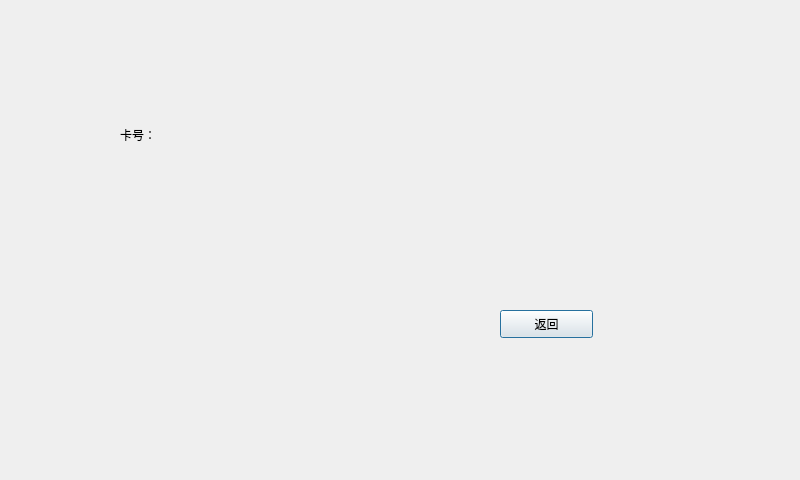
<?xml version="1.0" encoding="UTF-8"?>
<ui version="4.0">
 <class>Dialog1</class>
 <widget class="QDialog" name="Dialog1">
  <property name="geometry">
   <rect>
    <x>0</x>
    <y>0</y>
    <width>800</width>
    <height>480</height>
   </rect>
  </property>
  <property name="windowTitle">
   <string>Dialog</string>
  </property>
  <widget class="QLabel" name="label">
   <property name="geometry">
    <rect>
     <x>120</x>
     <y>114</y>
     <width>61</width>
     <height>41</height>
    </rect>
   </property>
   <property name="text">
    <string>卡号：</string>
   </property>
  </widget>
  <widget class="QPushButton" name="pushButton">
   <property name="geometry">
    <rect>
     <x>500</x>
     <y>310</y>
     <width>93</width>
     <height>28</height>
    </rect>
   </property>
   <property name="text">
    <string>返回</string>
   </property>
  </widget>
  <widget class="QLabel" name="label_2">
   <property name="geometry">
    <rect>
     <x>180</x>
     <y>110</y>
     <width>421</width>
     <height>51</height>
    </rect>
   </property>
   <property name="text">
    <string/>
   </property>
  </widget>
  <widget class="QLabel" name="label_3">
   <property name="geometry">
    <rect>
     <x>170</x>
     <y>180</y>
     <width>371</width>
     <height>71</height>
    </rect>
   </property>
   <property name="text">
    <string/>
   </property>
  </widget>
 </widget>
 <resources/>
 <connections/>
</ui>
